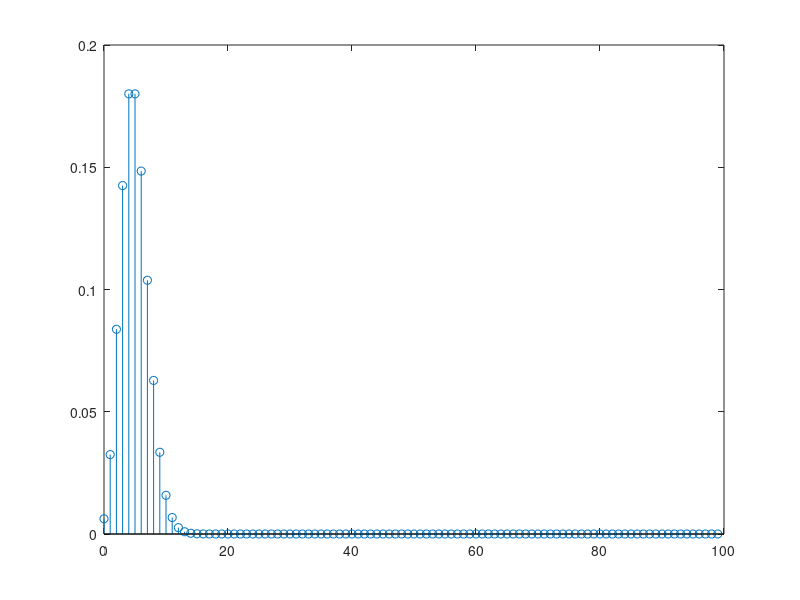

This figure's MATLAB source: (Note: this script raises an error after producing the figure.)
function plot_e
n = 99;
m = 10000;
p1 = 0;
p2 = 0.05;
%plot the exact pmf
x1 = 0:n;
Sn1 = zeros(1,n+1);
for k = 1:n+1
    Sn1(k) = (factorial(n)/(factorial(k-1)*factorial(n-(k-1))))*...
        (p2^(k-1))*((1-p2)^(n-(k-1)));
end
figure(3);
stem(x1, Sn1)
hold on
%plot the empirical pmf by calling n_channel m times
x2 = 0:n; 
Sn2 = zeros(1,n+1);
S = 0; 
for i = 1:m
    S = n_channel(p1, p2, n);
    Sn2(S+1) = Sn2(S+1) + 1;    %Use the number of swaps itself as index
end 
stem(x2,Sn2/m);
legend('Exact','Empirical')
